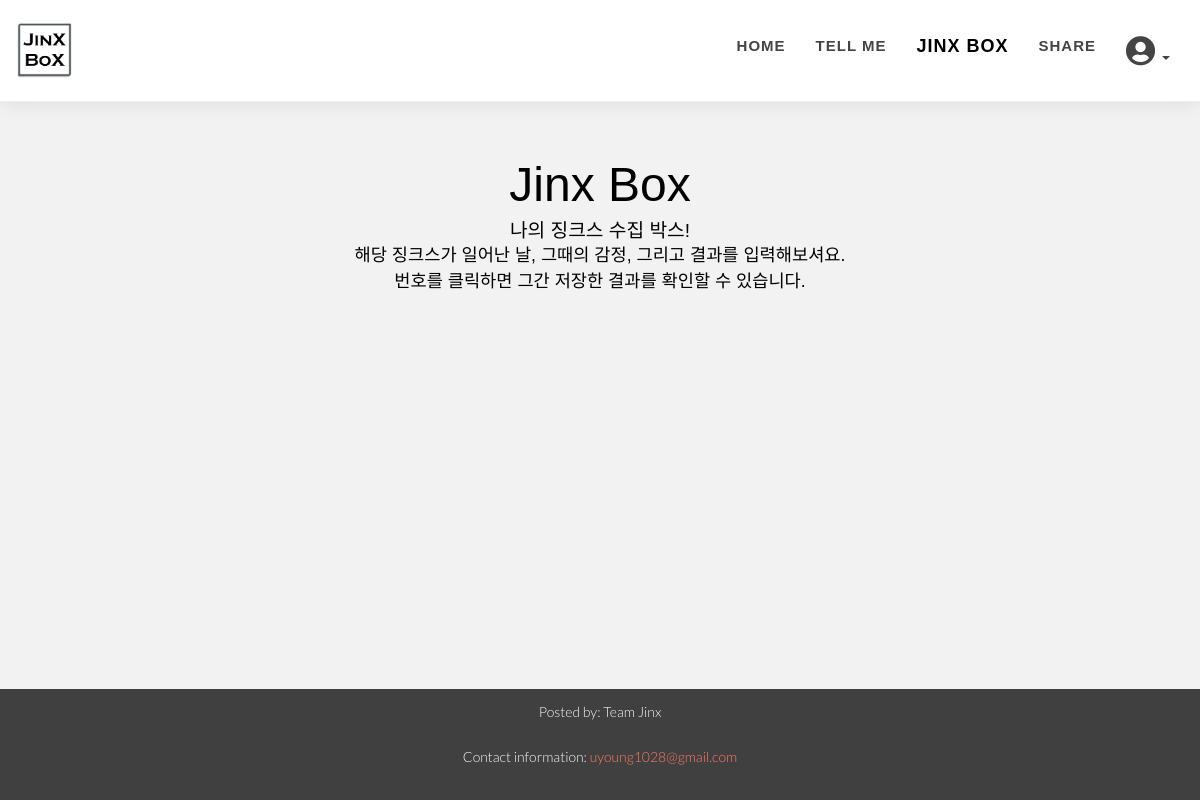
The page /jinxjinx/jinxbox/ (signed in) on the database as committed earlier.
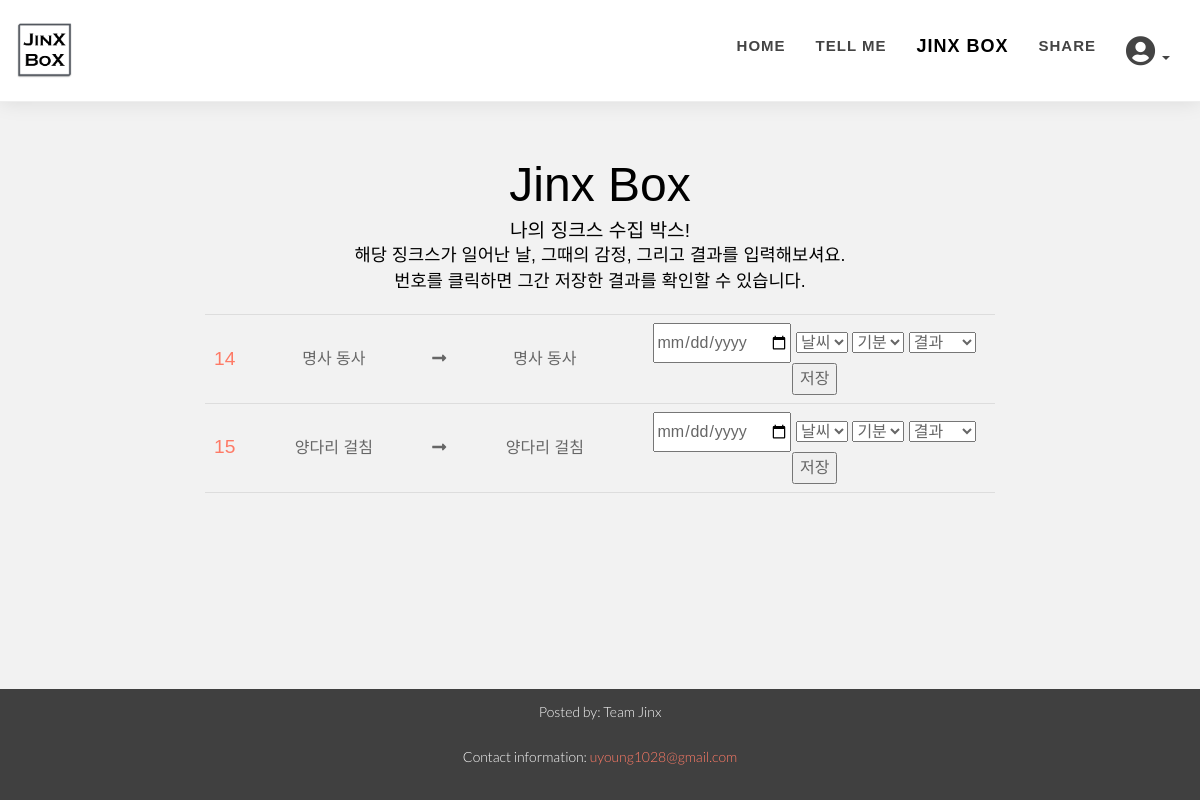
The same page on the database as committed later.
### jinxjinx/models.py (models this page shows, shortened)
class UserSentence(models.Model):
    user = models.ForeignKey(User,on_delete=models.CASCADE)
    sentence = models.ForeignKey(Sentence,on_delete=models.CASCADE)
    count = models.PositiveIntegerField(default=0)

class Sentence(models.Model):
    user = models.ManyToManyField(User,through='UserSentence')
    cause_noun = models.CharField(max_length=50, default='')
    cause_verb = models.CharField(max_length=50, default='')
    effect_noun = models.CharField(max_length=50, default='')
    effect_verb = models.CharField(max_length=50, default='')
    count = models.IntegerField(default=0)

### jinxjinx/views.py (the view)
# urls.py: path('jinxbox/', views.jinxbox_view.as_view(), name='jinxbox_list'),
class jinxbox_view(LoginRequiredMixin, ListView):
    model = UserSentence
    template_name = 'jinxjinx/jinxbox_list.html'
    def get_context_data(self,**kwargs):
        context = super().get_context_data(**kwargs)
        if str(self.request.user) == "AnonymousUser":
            context['my_sentence_list'] = False
        else:
            my_sentence = UserSentence.objects.filter(user=self.request.user)
            context['sentence_list'] = my_sentence
        return context

### jinxjinx/templates/jinxjinx/jinxbox_list.html (shortened to what this page needs)
{%extends 'base.html'%}
{% load custom %}
{%block body%}
<section id="box" class="home-section"style="padding-top: 70px; padding-bottom: 200px;">
	<div class="row">
		<div class="col-lg-8 col-lg-offset-2">
            <div class="section-heading text-center">
                <div style="color:black; font-family: 'Noto Sans JP', sans-serif; font-size:300%;">Jinx Box</div>
                <div style="color:black; font-family: 'Noto Sans KR', sans-serif; font-size:120%;">나의 징크스 수집 박스!</div>
                <div style="color:black; font-family: 'Noto Sans KR', sans-serif; font-size:110%;">해당 징크스가 일어난 날, 그때의 감정, 그리고 결과를 입력해보셔요.</div>
                <div style="color:black; font-family: 'Noto Sans KR', sans-serif; font-size:110%;">번호를 클릭하면 그간 저장한 결과를 확인할 수 있습니다.</div>
            </div>
        <div>
            <table align="center" border="1">
                {%for sentence in sentence_list%}
                <tbody>
                    <tr>
                        <td class="no-right-border">
                            <a href="{% url 'jinxjinx:usersentence_detail' sentence.id %}" style="font-family: 'Noto Sans KR', sans-serif; font-size:120%; display:inline;">{{sentence.id}}</a>
                        </td>
                        <td class="no-right-border" style="width: 180px">
                            <div>{{sentence.sentence.cause_noun}} {{sentence.sentence.cause_verb}} </div>
                        </td>
                        <td class="no-right-border" style="width: 10px;">
                            <div><i class="fas fa-long-arrow-alt-right"></i></div>
                        </td>
                        <td class="no-right-border" style="width: 180px;">
                            <div>{{sentence.sentence.effect_noun}} {{sentence.sentence.effect_verb}}</div>
                        </td>
                        <td class="no-right-border">
                            <div>
                                <form action="{% url 'jinxjinx:comment_create' sentence.id%}" method="post">
                                    <input type="date" name="date"/>
                                    <select id='weather_select' name="weather" onchange="changeCate()">
                                        <option class="category_start" selected="selected">날씨</option>
                                    </select>
                                    <select id='feeling_select' name="feeling" onchange="changeCate()">
                                        <option class="category_start" selected="selected">기분</option>
                                    </select>
                                    <select id='result_select' name="result" onchange="changeCate()">
                                        <option class="category_start" selected="selected">결과</option>
                                    </select>
                                    <input type="submit" value="저장"/>
                                </form>
                            </div>
                        </td>
                    </tr>
                </tbody>
                {%endfor%}
            </table>
        </div>
    </div>
</section>
    {%endblock%}

Rows that differ between the two databases and show on the page:
added UserSentence: id "14", sentence.cause_noun "명사", sentence.cause_verb "동사", sentence.effect_noun "명사", sentence.effect_verb "동사"
added UserSentence: id "15", sentence.cause_noun "양다리", sentence.cause_verb "걸침", sentence.effect_noun "양다리", sentence.effect_verb "걸침"
